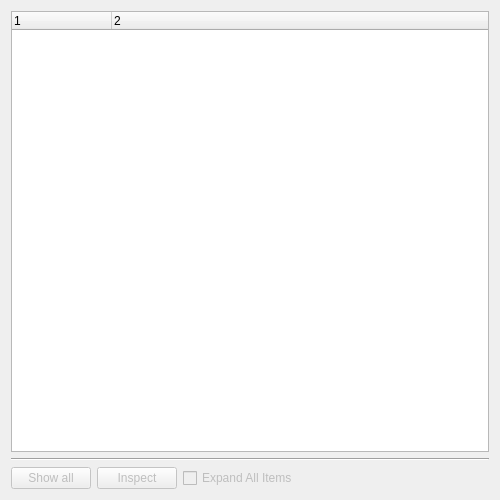
<?xml version="1.0" encoding="UTF-8"?>
<ui version="4.0">
 <class>uirenderdata</class>
 <widget class="QWidget" name="uirenderdata">
  <property name="enabled">
   <bool>true</bool>
  </property>
  <property name="geometry">
   <rect>
    <x>0</x>
    <y>0</y>
    <width>500</width>
    <height>500</height>
   </rect>
  </property>
  <property name="sizePolicy">
   <sizepolicy hsizetype="Preferred" vsizetype="Preferred">
    <horstretch>0</horstretch>
    <verstretch>0</verstretch>
   </sizepolicy>
  </property>
  <property name="minimumSize">
   <size>
    <width>500</width>
    <height>500</height>
   </size>
  </property>
  <property name="windowTitle">
   <string>Visual Debugger</string>
  </property>
  <layout class="QVBoxLayout" name="verticalLayout_2">
   <property name="sizeConstraint">
    <enum>QLayout::SetMinimumSize</enum>
   </property>
   <item>
    <widget class="QTreeWidget" name="tree">
     <property name="frameShape">
      <enum>QFrame::StyledPanel</enum>
     </property>
     <property name="lineWidth">
      <number>1</number>
     </property>
     <property name="midLineWidth">
      <number>0</number>
     </property>
     <property name="iconSize">
      <size>
       <width>16</width>
       <height>16</height>
      </size>
     </property>
     <property name="indentation">
      <number>20</number>
     </property>
     <property name="columnCount">
      <number>2</number>
     </property>
     <attribute name="headerShowSortIndicator" stdset="0">
      <bool>false</bool>
     </attribute>
     <attribute name="headerStretchLastSection">
      <bool>true</bool>
     </attribute>
     <column>
      <property name="text">
       <string notr="true">1</string>
      </property>
     </column>
     <column>
      <property name="text">
       <string notr="true">2</string>
      </property>
     </column>
    </widget>
   </item>
   <item>
    <widget class="Line" name="line">
     <property name="orientation">
      <enum>Qt::Horizontal</enum>
     </property>
    </widget>
   </item>
   <item>
    <layout class="QHBoxLayout" name="horizontalLayout">
     <item>
      <widget class="QPushButton" name="btnShowAll">
       <property name="enabled">
        <bool>false</bool>
       </property>
       <property name="text">
        <string>Show all</string>
       </property>
      </widget>
     </item>
     <item>
      <widget class="QPushButton" name="btnInspect">
       <property name="enabled">
        <bool>false</bool>
       </property>
       <property name="toolTip">
        <string>Inspect current selected path</string>
       </property>
       <property name="text">
        <string>Inspect</string>
       </property>
      </widget>
     </item>
     <item>
      <widget class="QCheckBox" name="cbExpand">
       <property name="enabled">
        <bool>false</bool>
       </property>
       <property name="text">
        <string>Expand All Items</string>
       </property>
      </widget>
     </item>
     <item>
      <spacer name="horizontalSpacer">
       <property name="orientation">
        <enum>Qt::Horizontal</enum>
       </property>
       <property name="sizeHint" stdset="0">
        <size>
         <width>40</width>
         <height>20</height>
        </size>
       </property>
      </spacer>
     </item>
    </layout>
   </item>
  </layout>
 </widget>
 <resources/>
 <connections/>
</ui>
